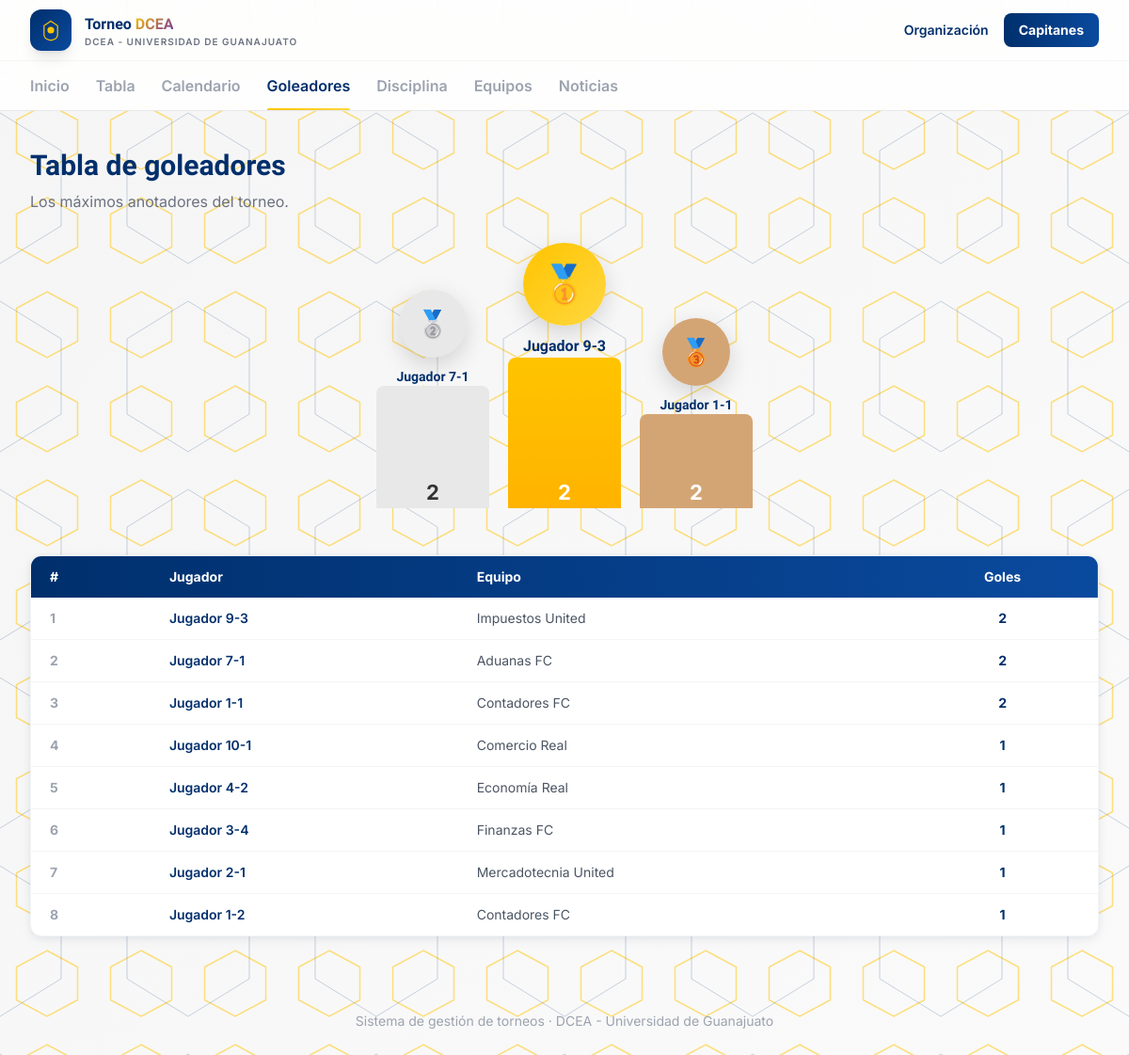
/goleadores, run on the app's committed database.
### app/models/core.py (models this page shows)
class Organizacion(db.Model):
    __tablename__ = "organizaciones"
    id = db.Column(db.Integer, primary_key=True)
    nombre = db.Column(db.String(150), nullable=False)
    logo_url = db.Column(db.String(300))
    torneos = db.relationship("Torneo", backref="organizacion", lazy=True)
    equipos = db.relationship("Equipo", backref="organizacion", lazy=True)
    canchas = db.relationship("Cancha", backref="organizacion", lazy=True)
    arbitros = db.relationship("Arbitro", backref="organizacion", lazy=True)
    noticias = db.relationship("Noticia", backref="organizacion", lazy=True)

### app/models/equipos.py (models this page shows, shortened)
class Jugador(db.Model):
    __tablename__ = "jugadores"
    id = db.Column(db.Integer, primary_key=True)
    usuario_id = db.Column(db.Integer, db.ForeignKey("usuarios.id"))
    nombre = db.Column(db.String(120), nullable=False)
    foto_url = db.Column(db.String(300))
    fecha_nacimiento = db.Column(db.Date)
    rosters = db.relationship("Roster", backref="jugador", lazy=True)

class Equipo(db.Model):
    __tablename__ = "equipos"
    id = db.Column(db.Integer, primary_key=True)
    organizacion_id = db.Column(db.Integer, db.ForeignKey("organizaciones.id"), nullable=False)
    nombre = db.Column(db.String(120), nullable=False)
    escudo_url = db.Column(db.String(300))
    capitan_id = db.Column(db.Integer, db.ForeignKey("usuarios.id"))
    inscripciones = db.relationship("Inscripcion", backref="equipo", lazy=True)
    rosters = db.relationship("Roster", backref="equipo", lazy=True)

### app/routes/public.py (the view)
@public_bp.route("/goleadores")
def goleadores():
    fase = _fase_actual()
    tabla = estadisticas_service.tabla_goleadores(fase.id if fase else None, limite=30)
    return render_template("public/goleadores.html", tabla=tabla)

### app/routes/public.py (called while the page is built)
def _fase_actual():
    fase = Fase.query.filter_by(tipo="grupos").first()
    return fase

### app/services/estadisticas_service.py (called while the page is built)
def tabla_goleadores(fase_id=None, limite=20):
    q = (
        db.session.query(
            EventoPartido.jugador_id,
            db.func.count(EventoPartido.id).label("goles"),
        )
        .filter(EventoPartido.tipo_evento == "gol")
    )
    if fase_id:
        q = q.join(Partido, Partido.id == EventoPartido.partido_id).join(
            Partido.jornada
        ).filter_by(fase_id=fase_id)
    q = q.group_by(EventoPartido.jugador_id).order_by(db.desc("goles")).limit(limite)
    resultados = []
    for jugador_id, goles in q.all():
        jugador = Jugador.query.get(jugador_id)
        if jugador:
            resultados.append({"jugador": jugador, "goles": goles})
    return resultados

### app/templates/public/goleadores.html (shortened to what this page needs)
{% extends "public/base.html" %}
{% block content %}
<h1 class="font-display text-3xl font-bold text-navy mb-2">Tabla de goleadores</h1>
<p class="text-gray-500 mb-8">Los máximos anotadores del torneo.</p>
{% if tabla|length >= 1 %}
<div class="podium mb-10">
  {% if tabla|length >= 2 %}
    <div class="podium-slot second">
      <div class="medal">🥈</div>
      <p class="font-display font-bold text-navy text-sm text-center">{{ tabla[1].jugador.nombre }}</p>
      <div class="podium-bar">{{ tabla[1].goles }}</div>
    </div>
  {% endif %}
  <div class="podium-slot first">
    <div class="medal">🥇</div>
    <p class="font-display font-bold text-navy text-center">{{ tabla[0].jugador.nombre }}</p>
    <div class="podium-bar">{{ tabla[0].goles }}</div>
  </div>
  {% if tabla|length >= 3 %}
    <div class="podium-slot third">
      <div class="medal">🥉</div>
      <p class="font-display font-bold text-navy text-sm text-center">{{ tabla[2].jugador.nombre }}</p>
      <div class="podium-bar">{{ tabla[2].goles }}</div>
    </div>
  {% endif %}
</div>
{% endif %}
<div class="bg-white rounded-xl shadow-card border border-gray-100 overflow-hidden">
  <table class="w-full text-sm">
    <thead>
      <tr class="bg-gradient-to-r from-navy to-navy-light text-white">
        <th class="py-3 px-5 text-left font-bold">#</th>
        <th class="py-3 px-5 text-left font-bold">Jugador</th>
        <th class="py-3 px-5 text-left font-bold">Equipo</th>
        <th class="py-3 px-5 text-center font-bold">Goles</th>
      </tr>
    </thead>
    <tbody class="divide-y divide-gray-100">
      {% for g in tabla %}
        <tr class="hover:bg-gray-50/70">
          <td class="py-3 px-5 text-gray-400 font-bold">{{ loop.index }}</td>
          <td class="py-3 px-5 font-semibold text-navy">
            <a href="{{ url_for('public.jugador_detalle', jugador_id=g.jugador.id) }}" class="hover:text-gold-dark">{{ g.jugador.nombre }}</a>
          </td>
          <td class="py-3 px-5 text-gray-600">{{ g.jugador.rosters[0].equipo.nombre if g.jugador.rosters else '' }}</td>
          <td class="py-3 px-5 text-center font-bold text-navy">{{ g.goles }}</td>
        </tr>
      {% else %}
        <tr><td colspan="4" class="py-8 text-center text-gray-400">Aún no hay goles registrados.</td></tr>
      {% endfor %}
    </tbody>
  </table>
</div>
{% endblock %}

### app/templates/public/base.html (shortened to what this page needs)
<!DOCTYPE html>
<html lang="es">
<head>
<script src="https://cdn.tailwindcss.com"></script>
</head>
<body>
<header class="sticky top-0 z-40 bg-white/85 backdrop-blur-xl border-b border-gray-200">
  <div class="max-w-7xl mx-auto px-5 sm:px-8 h-16 flex items-center justify-between">
    <a href="{{ url_for('public.home') }}" class="flex items-center gap-3.5">
      <div class="w-11 h-11 rounded-xl bg-gradient-to-br from-navy to-navy-light flex items-center justify-center shadow-lg">
        <svg width="24" height="24" viewBox="0 0 40 40" fill="none">
          <path d="M20 4 L32 12 V28 C32 34 28 37 20 38 C12 37 8 34 8 28 V12 Z" stroke="#FFC400" stroke-width="2" fill="none"/>
          <circle cx="20" cy="20" r="6" fill="#FFC400"/>
        </svg>
      </div>
      <div class="leading-tight">
        <p class="font-display font-bold text-navy text-[15px] sm:text-base">Torneo <span class="gradient-accent">DCEA</span></p>
        <p class="text-[10px] text-gray-500 tracking-widest uppercase font-semibold hidden sm:block">{{ organizacion.nombre if organizacion else 'Sitio público' }}</p>
      </div>
    </a>
    <div class="flex items-center gap-4">
      <a href="{{ url_for('admin.login') }}" class="text-sm font-semibold text-navy hover:text-gold hidden sm:inline">Organización</a>
      <a href="{{ url_for('capitan.login') }}" class="bg-gradient-to-r from-navy to-navy-light hover:shadow-lg text-white text-sm font-bold px-4 py-2 rounded-lg transition-all">Capitanes</a>
    </div>
  </div>
  <nav class="max-w-7xl mx-auto px-5 sm:px-8 flex gap-7 border-t border-gray-100 overflow-x-auto">
    {% macro navlink(endpoint, label) %}
      <a href="{{ url_for(endpoint) }}" class="tab-link {{ 'active' if request.endpoint == endpoint }}">{{ label }}</a>
    {% endmacro %}
    {{ navlink('public.home', 'Inicio') }}
    {{ navlink('public.tabla_posiciones', 'Tabla') }}
    {{ navlink('public.calendario', 'Calendario') }}
    {{ navlink('public.goleadores', 'Goleadores') }}
    {{ navlink('public.disciplina', 'Disciplina') }}
    {{ navlink('public.equipos', 'Equipos') }}
    {{ navlink('public.noticias', 'Noticias') }}
  </nav>
</header>
<main class="max-w-7xl mx-auto px-5 sm:px-8 py-10">
  {% block content %}{% endblock %}
</main>
<footer class="text-center py-10 text-gray-400 text-sm">
  Sistema de gestión de torneos &middot; {{ organizacion.nombre if organizacion else '' }}
</footer>
</body>
</html>

### app/templates/public/base.html (style rules this page uses)
* { box-sizing: border-box; }
body { font-family: 'Inter', sans-serif; min-height: 100vh; position: relative; background: linear-gradient(135deg, #F5F5F5 0%, #FAFAFA 100%); overflow-x: hidden; }
body::before { content: ''; position: fixed; top: 0; left: 0; width: 100%; height: 100%; z-index: -2; background-repeat: repeat; background-size: 100px 100px; pointer-events: none; }
body::after { content: ''; position: fixed; top: 0; left: 0; width: 100%; height: 100%; z-index: -2; background-repeat: repeat; background-size: 200px 200px; background-position: 100px 100px; pointer-events: none; }
main { position: relative; z-index: 1; }
.font-display { font-family: 'Plus Jakarta Sans', sans-serif; }
.tab-link { position: relative; font-weight: 600; color: #9CA3AF; padding: 14px 0; white-space: nowrap; }
.tab-link.active { color: #002F6C; }
.tab-link.active::after { content: ''; position: absolute; left: 0; right: 0; bottom: -1px; height: 3px; background: linear-gradient(90deg, #FFC400, #FFD740); border-radius: 2px; }
.gradient-accent { background: linear-gradient(135deg, #FFC400, #7030A0); -webkit-background-clip: text; -webkit-text-fill-color: transparent; background-clip: text; }
.medal { width: 72px; height: 72px; border-radius: 50%; display: flex; align-items: center; justify-content: center; font-weight: 800; font-size: 28px; margin-bottom: 10px; box-shadow: 0 8px 24px rgba(0,0,0,.15); }
.podium { display: flex; align-items: flex-end; justify-content: center; gap: 20px; margin-top: 24px; }
.podium-slot { display: flex; flex-direction: column; align-items: center; }
.podium-slot.second { order: 1; }
.podium-slot.first { order: 2; }
.podium-slot.third { order: 3; }
.podium-slot.first .medal { background: linear-gradient(135deg, #FFC400, #FFD740); width: 88px; height: 88px; font-size: 40px; }
.podium-slot.second .medal { background: #E8E8E8; color: #666; }
.podium-slot.third .medal { background: #D4A574; color: #5C4033; }
.podium-bar { width: 120px; border-radius: 8px 8px 0 0; display: flex; align-items: flex-end; justify-content: center; color: white; font-weight: 700; font-size: 22px; margin-bottom: 10px; background: linear-gradient(180deg, #002F6C, #1B5FC7); }
.podium-slot.first .podium-bar { height: 160px; background: linear-gradient(180deg, #FFC400, #FFB300); }
.podium-slot.second .podium-bar { height: 130px; background: #E8E8E8; color: #333; }
.podium-slot.third .podium-bar { height: 100px; background: #D4A574; }

### data on the page
Organizacion: nombre "DCEA - UNIVERSIDAD DE GUANAJUATO", nombre "DCEA - Universidad de Guanajuato"
Jugador: nombre "Jugador 7-1", jugador.nombre "Jugador 7-1"
Jugador: nombre "Jugador 9-3", jugador.nombre "Jugador 9-3"
Jugador: nombre "Jugador 1-1", jugador.nombre "Jugador 1-1"
Equipo: jugador "Impuestos United"
Equipo: jugador "Aduanas FC"
Equipo: jugador "Contadores FC" "Contadores FC"
Jugador: jugador.nombre "Jugador 10-1"
Equipo: jugador "Comercio Real"
Jugador: jugador.nombre "Jugador 4-2"
Equipo: jugador "Economía Real"
Jugador: jugador.nombre "Jugador 3-4"
Equipo: jugador "Finanzas FC"
Jugador: jugador.nombre "Jugador 2-1"
Equipo: jugador "Mercadotecnia United"
Jugador: jugador.nombre "Jugador 1-2"

### other printed values
{{ label }} "Inicio Tabla Calendario Goleadores Disciplina Equipos Noticias"
{{ tabla[1].goles }} "2"
{{ tabla[0].goles }} "2"
{{ tabla[2].goles }} "2"
{{ g.goles }} "2" "2" "2" "1" "1" "1" "1" "1"
